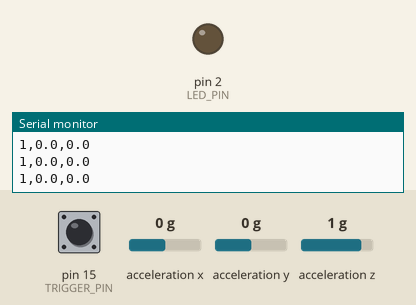
The sketch below on a simulated Arduino Uno, built with avr-gcc and run on an emulated ATmega328P. Shown: output pins drawn as LEDs (lit = HIGH), the last lines printed to the serial monitor. Wiring (inferred from the names in the program): MPU-6050 motion sensor at I2C address 0x68. Dashed ring = blinking. The test bench sets the inputs (shaded band); at power-on: pin 15 (TRIGGER_PIN) HIGH, acceleration x 0 g, acceleration y 0 g, acceleration z 1 g.

Above: at 1.7 s.
1.8 s: pin 15 (TRIGGER_PIN) pulled LOW for 0.15 s
At 2.35 s:
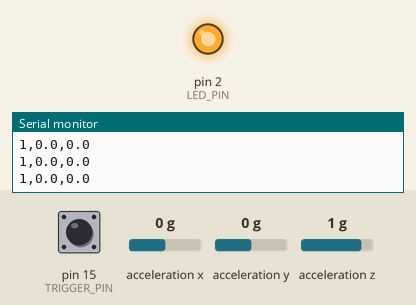
10.9 s: pin 15 (TRIGGER_PIN) pulsed LOW 2 times (0.12 s each, 0.3 s apart)
At 11.76 s:
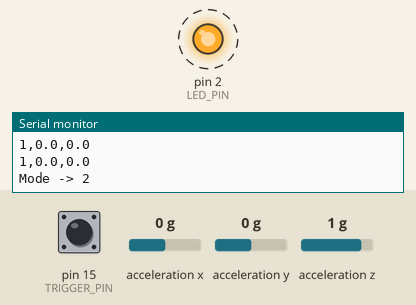
17.5 s: pin 15 (TRIGGER_PIN) pulsed LOW 2 times (0.12 s each, 0.3 s apart)
At 19.9 s:
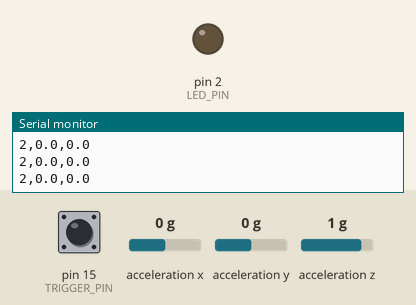
Timing chart, 0 to 21.4 s (numbered marks = the images above; inputs shaded):
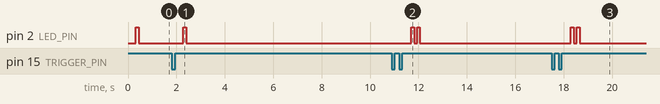

The sketch:

trigger_cycle_master_glove_v3.ino
```cpp
/******************************************************************************
  Trigger-Cycle Master (glove side) v2 -- ONE MPU6050, ONE trigger, 4 modes,
  DIRECT (non-sequential) mode addressing via tap-count bursts.

  WHAT CHANGED FROM v1:
    - v1: each tap incremented mode by 1 (1->2->3->1...). To get from Wrist
      back to Elbow you had to cycle all the way around.
    - v2: taps are counted in a burst. You tap N times quickly (within
      TAP_WINDOW_MS of each other), then the code waits for the burst to
      end and jumps STRAIGHT to mode N. No more cycling.
        1 tap  -> Mode 1 (Shoulder)
        2 taps -> Mode 2 (Elbow)
        3 taps -> Mode 3 (Wrist: pitch=Wrist1, roll=Wrist2)
        4 taps -> Mode 4 (Gripper: roll drives gripper open/close)
      5+ taps wraps back around via modulo, so it's forgiving if you
      overshoot -- worst case you just tap again.

    - Added Mode 4: Gripper. Pitch is unused in this mode; roll (twisting
      your wrist) opens/closes the gripper. This mirrors how you'd
      naturally mime "grabbing" with a twist of the hand.

    - NOTE: choreographed demo routines (calibration sweep, wave, breathe,
      pose cycle) are controlled entirely from the arm-side serial monitor
      ('g' = next demo), not from the glove. The glove only ever sends
      gesture packets for modes 1-4 -- there's no 5-tap-for-demo behavior
      here, intentionally, so the glove doesn't have to juggle live control
      and demo triggering at the same time.

  TRADE-OFF TO KNOW: there's a mandatory ~450ms pause after your last tap
  before the mode commits (needed to know the burst is over). If that
  latency bugs you, the more robust upgrade is a physical 3-4 position
  rotary switch wired to spare digital pins -- instant, no ambiguity,
  looks more finished in a demo. Software fix here needs zero new parts.

  RELATIVE CONTROL: unchanged from v1 -- every mode change recenters
  pitch/roll to "wherever your hand already is" so there's no jump.

  PACKET FORMAT sent over Bluetooth (comma-separated, newline-terminated):
      mode,deltaPitch,deltaRoll\n
******************************************************************************/

#include <Wire.h>
#include <SoftwareSerial.h>
#include <math.h>

const int MPU_ADDR = 0x68;

const int TRIGGER_PIN = 15;   // momentary switch to GND, internal pull-up
const int FLEX_PIN    = A0;   // only used if you swap to the flex-sensor line below
const int FLEX_THRESHOLD = 600; // tune once you have a sensor wired

const int LED_PIN = 2; // blinks N times to show current mode

const int BT_RX = 4, BT_TX = 5; // change to match your HC-05/06 wiring
SoftwareSerial BT(BT_RX, BT_TX);

// ---- Mode addressing ----
const int MODE_COUNT = 4; // 1=Shoulder, 2=Elbow, 3=Wrist, 4=Gripper
int mode = 1;

// ---- Tap-count burst detection (replaces v1's simple cycle) ----
bool lastRawPressed = false;
bool debouncedPressed = false;
unsigned long lastEdgeTime = 0;
const unsigned long DEBOUNCE_MS = 40; // kills raw electrical bounce

int tapCount = 0;
unsigned long lastTapTime = 0;
const unsigned long MIN_TAP_GAP_MS = 80;   // ignore taps faster than this (bounce/false retrigger)
const unsigned long TAP_WINDOW_MS  = 450;  // burst ends after this much silence -> commit mode

float centerPitch = 0, centerRoll = 0;

const unsigned long SEND_INTERVAL_MS = 50; // ~20Hz
unsigned long lastSend = 0;

void wakeMPU() {
  Wire.beginTransmission(MPU_ADDR);
  Wire.write(0x6B); // PWR_MGMT_1
  Wire.write(0);
  Wire.endTransmission(true);
}

void readAccel(int16_t &ax, int16_t &ay, int16_t &az) {
  Wire.beginTransmission(MPU_ADDR);
  Wire.write(0x3B);
  Wire.endTransmission(false);
  Wire.requestFrom(MPU_ADDR, 6, true);
  ax = (Wire.read() << 8) | Wire.read();
  ay = (Wire.read() << 8) | Wire.read();
  az = (Wire.read() << 8) | Wire.read();
}

float rollFromAccel(int16_t ay, int16_t az) {
  return atan2((float)ay, (float)az) * 180.0 / PI;
}
float pitchFromAccel(int16_t ax, int16_t ay, int16_t az) {
  return atan2(-(float)ax, sqrt((float)ay * (float)ay + (float)az * (float)az)) * 180.0 / PI;
}

bool readTriggerRaw() {
  // Real button (momentary to GND, pull-up enabled):
  return digitalRead(TRIGGER_PIN) == LOW;

  // NO BUTTON YET? Comment the line above and uncomment this one instead --
  // works with a flex sensor bent past a threshold. Same debounce/tap-count
  // logic downstream handles it exactly the same as a button:
  // return analogRead(FLEX_PIN) > FLEX_THRESHOLD;
}

void blinkMode(int m) {
  for (int i = 0; i < m; i++) {
    digitalWrite(LED_PIN, HIGH); delay(120);
    digitalWrite(LED_PIN, LOW);  delay(120);
  }
}

void recenter() {
  int16_t ax, ay, az;
  readAccel(ax, ay, az);
  centerPitch = pitchFromAccel(ax, ay, az);
  centerRoll  = rollFromAccel(ay, az);
}

void setup() {
  Serial.begin(9600);
  BT.begin(9600);
  pinMode(TRIGGER_PIN, INPUT_PULLUP);
  pinMode(LED_PIN, OUTPUT);

  Wire.begin();
  delay(200);
  wakeMPU();
  delay(100);

  recenter();
  Serial.println(F("Trigger-cycle master v2 ready. Mode 1 = Shoulder. Tap N times fast to jump to Mode N."));
  blinkMode(mode);
}

void loop() {
  // ---- debounce ----
  bool rawPressed = readTriggerRaw();
  if (rawPressed != lastRawPressed) {
    lastEdgeTime = millis();
    lastRawPressed = rawPressed;
  }
  if ((millis() - lastEdgeTime) > DEBOUNCE_MS && rawPressed != debouncedPressed) {
    debouncedPressed = rawPressed;

    // Count a tap on the press edge, ignoring anything too fast to be a real tap
    if (debouncedPressed && (millis() - lastTapTime) > MIN_TAP_GAP_MS) {
      tapCount++;
      lastTapTime = millis();
    }
  }

  // ---- burst finished? commit directly to mode = tapCount ----
  if (tapCount > 0 && (millis() - lastTapTime) > TAP_WINDOW_MS) {
    int newMode = ((tapCount - 1) % MODE_COUNT) + 1; // 1..MODE_COUNT, wraps if you overshoot
    tapCount = 0;

    if (newMode != mode) {
      mode = newMode;
      recenter(); // fresh baseline for the new mode -- no jump
      Serial.print(F("Mode -> ")); Serial.println(mode);
    }
    blinkMode(mode); // confirms even if you re-tapped into the same mode
  }

  // ---- send at a fixed rate ----
  if (millis() - lastSend < SEND_INTERVAL_MS) return;
  lastSend = millis();

  int16_t ax, ay, az;
  readAccel(ax, ay, az);
  float pitch = pitchFromAccel(ax, ay, az);
  float roll  = rollFromAccel(ay, az);

  float deltaPitch = pitch - centerPitch;
  float deltaRoll  = roll - centerRoll;

  String packet = String(mode) + "," + String(deltaPitch, 1) + "," + String(deltaRoll, 1);
  BT.println(packet);
  Serial.println(packet); // debug
}
```

Measured:
- after the input at 1.8 s, pin 2 (LED_PIN): LOW → HIGH after 0.49 s, → LOW 0.12 s later
- after the input at 10.9 s, pin 2 (LED_PIN): alternates HIGH for 0.12 s and LOW for 0.12 s, 4 changes in all, then stays LOW, starting after 0.80 s
- after the input at 17.5 s, pin 2 (LED_PIN): alternates HIGH for 0.12 s and LOW for 0.12 s, 4 changes in all, then stays LOW, starting after 0.80 s
